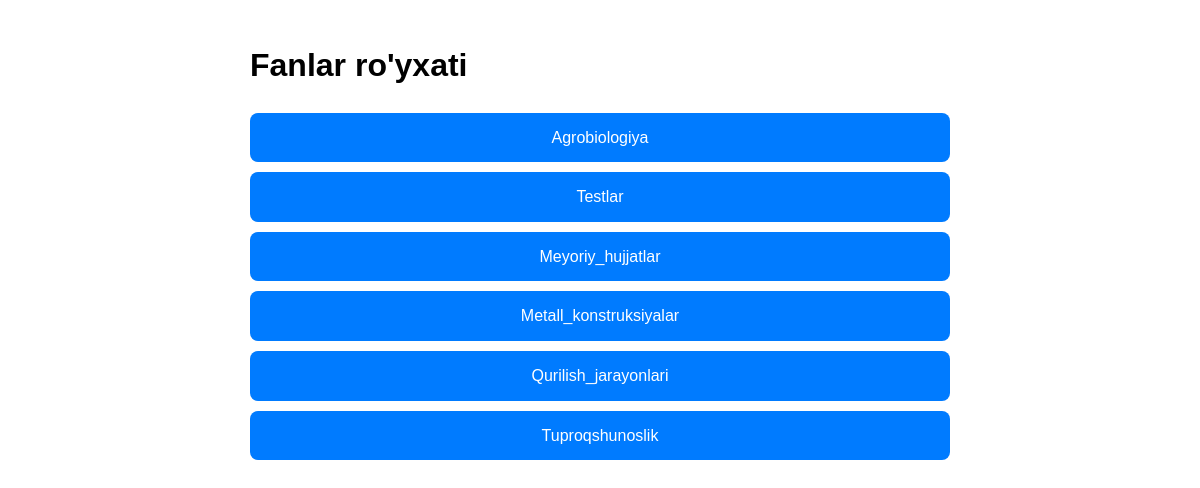
Before: / with the older database file.
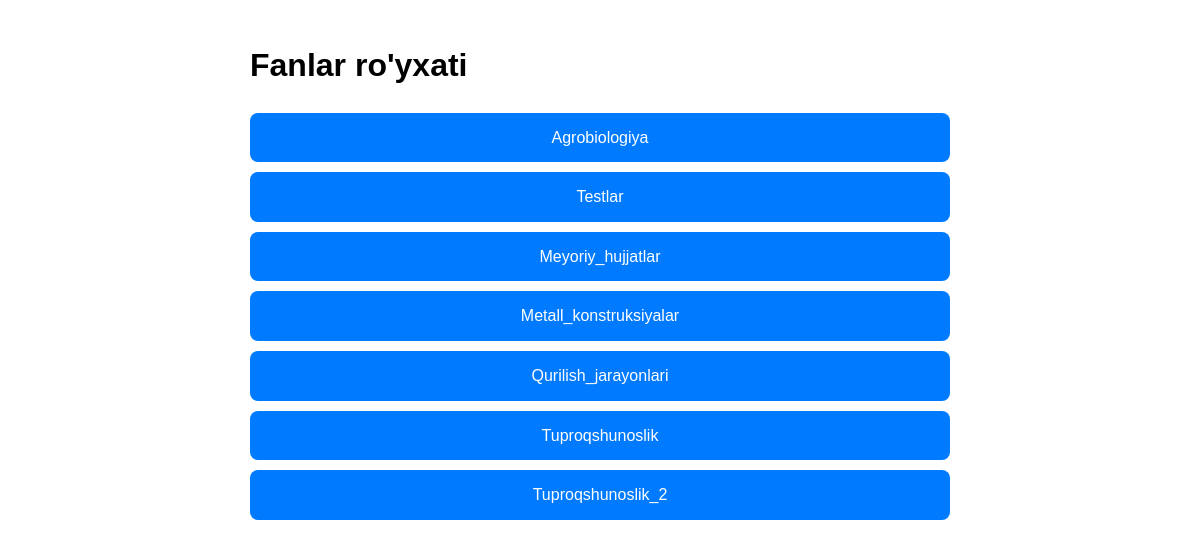
After: the same page with the newer database file.
### tests/models.py (models this page shows, shortened)
class Subject(models.Model):
    name = models.CharField(max_length=100)

### tests/views.py (the view)
# urls.py: path('', subject_list, name='subject_list'),
def subject_list(request):
    subjects = Subject.objects.all()
    return render(request, 'tests/subject_list.html', {
        'subjects': subjects
    })

### tests/templates/tests/subject_list.html (shortened to what this page needs)
{% load static %}
<!DOCTYPE html>
<html lang="uz">
<head>
    <link rel="stylesheet" href="{% static 'tests/css/styles.css' %}">
</head>
<body>
<h1>Fanlar ro'yxati</h1>
<ul>
    {% for sub in subjects %}
    <li>
        <a class="test-link" href="{% url 'test_list' sub.id %}">{{ sub.name }}</a>
    </li>
    {% endfor %}
</ul>
</body>
</html>

### tests/static/tests/css/styles.css (style rules this page uses)
body { font-family: Arial, sans-serif; max-width: 700px; margin: 40px auto; padding: 0 20px; line-height: 1.6; }
h1, h2, h3 { margin-top: 0; }
ul { list-style: none; padding: 0; }
li { margin: 10px 0; }
a.test-link { background: #007bff; color: white; display: block; padding: 12px; border-radius: 8px; text-decoration: none; text-align: center; }

Changed rows visible on the page:
added Subject: name "Tuproqshunoslik_2"
